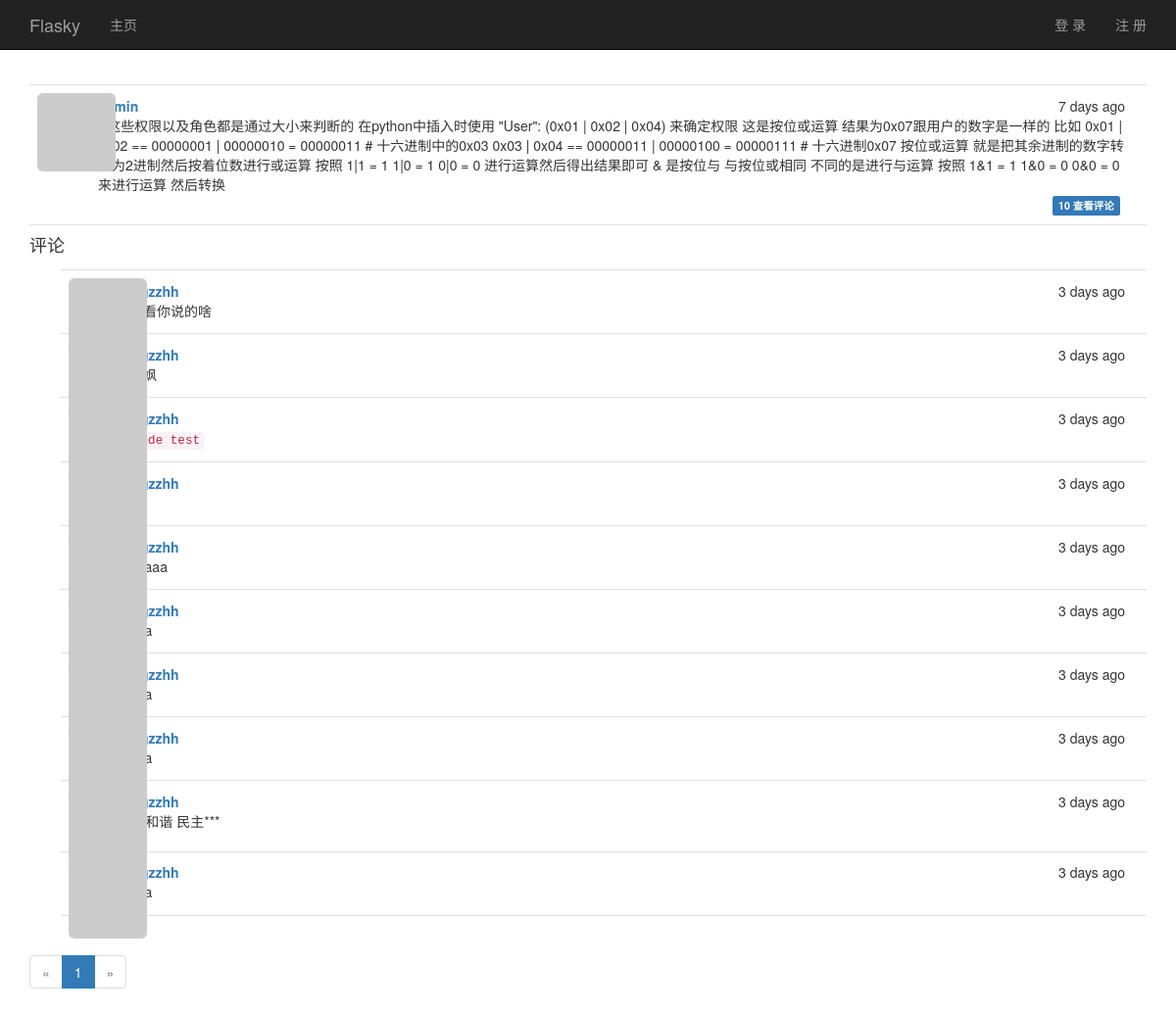
Page /post/9 on the committed database.
### app/models.py (models this page shows, shortened)
class Post(db.Model):
    __tablename__ = 'posts'
    id = db.Column(db.Integer, primary_key=True)
    body = db.Column(db.Text)
    timestamp = db.Column(db.DateTime, index=True, default=datetime.utcnow())
    author_id = db.Column(db.Integer, db.ForeignKey('users.id'))
    body_html = db.Column(db.Text)
    comments = db.relationship('Comment', backref='post', lazy='dynamic')

class User(UserMixin, db.Model):
    avatar_hash = db.Column(db.String(32))
    __tablename__ = 'users'
    id = db.Column(db.Integer, primary_key=True)
    email = db.Column(db.String(64), unique=True, index=True)
    username = db.Column(db.String(64), unique=True, index=True)
    role_id = db.Column(db.Integer, db.ForeignKey('roles.id'))
    password_hash = db.Column(db.String(128))
    confirmed = db.Column(db.Boolean, default=False)
    name = db.Column(db.String(64))  # 姓名
    location = db.Column(db.String(64))  # 所在地
    about_me = db.Column(db.Text())  # 自我介绍
    member_since = db.Column(db.DateTime(), default=datetime.utcnow)  # 注册时间
    last_seen = db.Column(db.DateTime(), default=datetime.utcnow)  # 最后登录时间
    posts = db.relationship('Post', backref='author', lazy='dynamic')
    followed = db.relationship('Follow',
                               foreign_keys=[Follow.follower_id],
                               backref=db.backref('follower', lazy='joined'),
                               lazy='dynamic',
                               cascade='all, delete-orphan')
    followers = db.relationship('Follow',
                                foreign_keys=[Follow.followed_id],
                                backref=db.backref('followed', lazy='joined'),
                                lazy='dynamic',
                                cascade='all, delete-orphan')
    comments = db.relationship('Comment', backref='author', lazy='dynamic')
    @property
    def password(self):
        raise AttributeError('密码不是一个可读属性！')
    def gravatar(self, size=100, default='identicon', rating='g'):
        if request.is_secure:  # 如果响应是安全的
            url = 'https://secure.gravatar.com/avatar'
        else:
            url = 'http://www.gravatar.com/avatar'
        my_hash = self.avatar_hash or hashlib.md5(self.email.encode(
            'utf-8')).hexdigest()
        return '{url}/{hash}?s={size}&d={default}&r={rating}'.format(
            url=url, hash=my_hash, size=size, default=default, rating=rating
        )

class Comment(db.Model):
    __tablename__ = 'comments'
    id = db.Column(db.Integer, primary_key=True)
    body = db.Column(db.Text)
    body_html = db.Column(db.Text)
    timestamp = db.Column(db.DateTime, default=datetime.utcnow, index=True)
    disabled = db.Column(db.Boolean)
    author_id = db.Column(db.Integer, db.ForeignKey('users.id'))
    post_id = db.Column(db.Integer, db.ForeignKey('posts.id'))

### app/main/views.py (the view, shortened to what this page needs)
@main.route('/post/<int:id>', methods=["POST", "GET"])
def post(id):
    my_post = Post.query.get_or_404(id)
    form = CommentForm()
    page = request.args.get('page', 1, type=int)
    if page == -1:
        page = (my_post.comments.count() - 1) // \
            current_app.config['FLASKY_COMMENTS_PER_PAGE'] + 1
    pagination = my_post.comments.order_by(Comment.timestamp.asc()).paginate(
        page, per_page=current_app.config['FLASKY_COMMENTS_PER_PAGE'],
        error_out=False
    )
    comments = pagination.items
    return render_template('post.html', posts=[my_post], form=form,
                           comments=comments, pagination=pagination)

### app/auth/views.py (called while the page is built)
@auth.before_app_request
def before_request():
    if current_user.is_authenticated:
        current_user.ping()
        if not current_user.confirmed \
                and request.endpoint \
                and request.endpoint[:5] != 'auth.' \
                and request.endpoint != 'static':
            return redirect(url_for('auth.unconfirmed'))

### app/main/__init__.py (called while the page is built)
@main.app_context_processor
def inject_permission():
    return dict(Permission=Permission)

### app/main/views.py (called while the page is built, shortened)
@main.after_app_request
def after_request(response):
    return response

### app/models.py (called while the page is built)
    def can(self, permissions):
        return False

    def is_administrator(self):
        return False

### app/templates/post.html (shortened to what this page needs)
{% extends 'base.html' %}
{% import "bootstrap/wtf.html" as wtf%}
{% import "_macros.html" as macros %}
{% block page_content %}
	{% include '_posts.html' %}
	<h4 id="comments">评论</h4>
	{% include '_comments.html' %}
	{% if pagination %}
		<div class="pagination">
			{{ macros.pagination_widget(pagination, '.post', fragment='#comments',
							id=posts[0].id ) }}
		</div>
	{% endif %}
{% endblock page_content %}

### app/templates/_posts.html (shortened to what this page needs)
<ul class="posts">
	{% for post in posts %}
		<li class="post">
			<div class="post-thumbnail">
				<a href="{{ url_for('.user', username=post.author.username) }}">
					<img src="{{ post.author.gravatar(size=40) }}"
							 alt="" class="img-rounded profile-thumbnail"></a>
			</div>
			<div class="post-content">
				<div class="post-date	">{{ moment(post.timestamp).fromNow() }}</div>
				<div class="post-author">
					<a href="{{ url_for('.user', username=post.author.username )}}">
						{{ post.author.username }}</a>
				</div>
				<div class="post-body">
					{% if post.body_html %}
						{{ post.body_html | safe }}
					{% else %}
						{{ post.body }}
					{% endif %}
				</div>
				<div class="post-footer">
					<a href="{{ url_for('.post', id=post.id) }}#comments">
						<span class="label label-primary">
							{{ post.comments.count() }} 查看评论
						</span>
					</a>
				</div>
			</div>
		</li>
	{% endfor %}
</ul>

### app/templates/_comments.html (shortened to what this page needs)
<ul class="comments">
	{% for comment in comments %}
		<li class="comment">
			<div class="comment-thumbnail">
				<a href="{{ url_for('.user', username=comment.author.username) }}">
					<img src="{{ comment.author.gravatar(size=40) }}" alt="用户资料"
							 class="img-rounded profile-thumbnail" />
				</a>
			</div>
			<div class="comment-content">
				<div class="comment-date">
					{{ moment(comment.timestamp).fromNow() }}
				</div>
				<div class="comment-author">
					<a href="{{ url_for('.user', username=comment.author.username) }}">
						{{ comment.author.username }}
					</a>
				</div>
				<div class="comment-body">
					{% if comment.disabled %}
						<p>***和谐 民主***</p>
					{% endif %}
					{% if moderate or not comment.disabled %}
						{% if comment.body_html %}
							{{ comment.body_html | safe }}
						{% else %}
							{{ comment.body }}
						{% endif %}
					{% endif %}
				</div>
			</div>
		</li>
	{% endfor %}
</ul>

### app/static/style.css (style rules this page uses)
body { padding-top: 70px; }
.profile-thumbnail { position: absolute; }
ul.posts { list-style-type: none; padding: 0px; margin: 16px 0px 0px 0px; border-top: 1px solid #e0e0e0; }
ul.posts li.post { padding: 8px; border-bottom: 1px solid #e0e0e0; }
div.post-date { float: right; }
div.post-author { font-weight: bold; }
div.post-thumbnail { position: absolute; }
div.post-content { margin-left: 48px; min-height: 48px; overflow: hidden; padding: 0.2em 1em; }
div.post-footer { float: right; }
div.post-footer a { margin-right: 5px; }
ul.comments { list-style-type: none; padding: 0px; margin: 16px 0px 0px 0px; }
ul.comments li.comment { margin-left: 32px; padding: 8px; border-bottom: 1px solid #e0e0e0; }
ul.comments li.comment:nth-child(1) { border-top: 1px solid #e0e0e0; }
div.comment-date { float: right; }
div.comment-author { font-weight: bold; }
div.comment-thumbnail { position: absolute; }
div.comment-content { margin-left: 48px; min-height: 48px; overflow: hidden; padding: 0.2em 1em; }

### rows in the picture
Post: timestamp "7 days ago", author.username "admin", body "* 这些权限以及角色都是通过大小来判断的 在python中插入时使用 \"User\": (0x01 | 0x02 | 0x04) 来确定权限 这是按位或运算 结果为0x07跟用户的数字是一样的 比如 0x01 | 0x02 == 00000001 | 00000010 = 00000011 # 十六进制中的0x03 0x03 | 0x04 == 00000011 | 00000100 = 00000111 # 十六进制0x07 按位或运算 就是把其余进制的数字转换为2进制然后按着位数进行或运算 按照 1|1 = 1 1|0 = 1 0|0 = 0 进行运算然后得出结果即可 & 是按位与 与按位或相同 不同的是进行与运算 按照 1&1 = 1 1&0 = 0 0&0 = 0 来进行运算 然后转换", comments.count "10"
Comment: timestamp "3 days ago", author.username "Ggzzhh", body_html "看看你说的啥"
Comment: timestamp "3 days ago", author.username "Ggzzhh"
Comment: timestamp "3 days ago", author.username "Ggzzhh", body_html "code test"
Comment: timestamp "3 days ago", author.username "Ggzzhh"
Comment: timestamp "3 days ago", author.username "Ggzzhh", body_html "aaaaa"
Comment: timestamp "3 days ago", author.username "Ggzzhh"
Comment: timestamp "3 days ago", author.username "Ggzzhh"
Comment: timestamp "3 days ago", author.username "Ggzzhh"
Comment: timestamp "3 days ago", author.username "Ggzzhh", disabled "***和谐 民主***"
Comment: timestamp "3 days ago", author.username "Ggzzhh"

### other values in the picture
{{ p }} "1"
